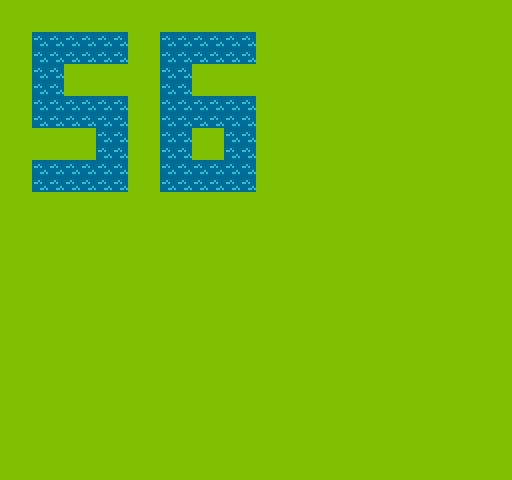

Below is a game level as drawn by its tile map, then a one-line description and the .tmx file that defines it, in full:
An orthogonal 16x15 tile map with 32x32 px tiles, 1 tile layer (Tile Layer 1).

<map version="1.0" orientation="orthogonal" renderorder="right-down" width="16" height="15" tilewidth="32" tileheight="32" nextobjectid="1">
 <tileset firstgid="1" name="t" tilewidth="32" tileheight="32" tilecount="56">
  <image source="MetaTiles.png" width="256" height="255" />
 </tileset>
 <layer name="Tile Layer 1" width="16" height="15">
  <data encoding="csv">
1,1,1,1,1,1,1,1,1,1,1,1,1,1,1,1,
1,17,17,17,1,17,17,17,1,1,1,1,1,1,1,1,
1,17,1,1,1,17,1,1,1,1,1,1,1,1,1,1,
1,17,17,17,1,17,17,17,1,1,1,1,1,1,1,1,
1,1,1,17,1,17,1,17,1,1,1,1,1,1,1,1,
1,17,17,17,1,17,17,17,1,1,1,1,1,1,1,1,
1,1,1,1,1,1,1,1,1,1,1,1,1,1,1,1,
1,1,1,1,1,1,1,1,1,1,1,1,1,1,1,1,
1,1,1,1,1,1,1,1,1,1,1,1,1,1,1,1,
1,1,1,1,1,1,1,1,1,1,1,1,1,1,1,1,
1,1,1,1,1,1,1,1,1,1,1,1,1,1,1,1,
1,1,1,1,1,1,1,1,1,1,1,1,1,1,1,1,
1,1,1,1,1,1,1,1,1,1,1,1,1,1,1,1,
1,1,1,1,1,1,1,1,1,1,1,1,1,1,1,1,
1,1,1,1,1,1,1,1,1,1,1,1,1,1,1,1
</data>
 </layer>
</map>
